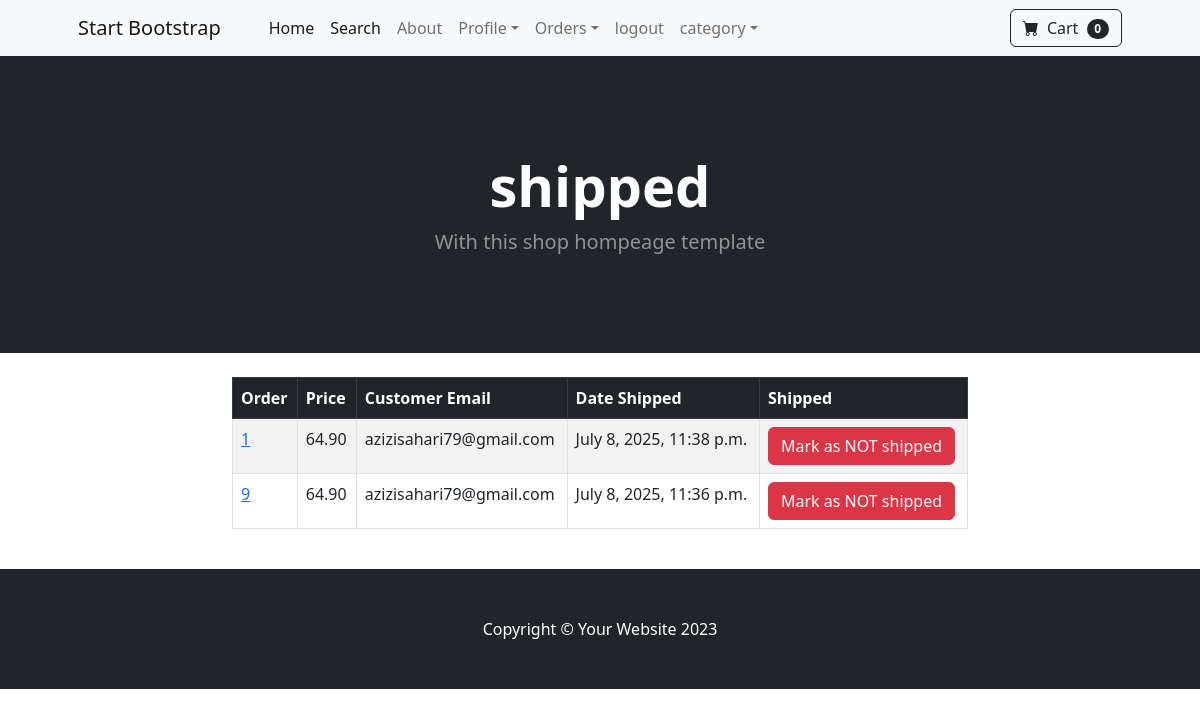
The page /payment/shipped_dash/ (signed in) on the database its author committed.
### payment/models.py (models this page shows, shortened)
class Order(models.Model):
    user =models.ForeignKey(User,on_delete=models.CASCADE, null = True,blank=True)
    full_name = models.CharField(max_length=255)
    email = models.EmailField(max_length=255)
    shipping_address = models.TextField(max_length=150000)
    amount_paid = models.DecimalField(max_digits=10,decimal_places=2)
    date_ordered = models.DateTimeField(auto_now_add=True)
    shipped =models.BooleanField(default=False)
    date_shipped = models.DateTimeField(blank=True,null=True)

### payment/views.py (the view)
# urls.py: path('shipped_dash/', views.shipped_dash, name="shipped_dash"),
def shipped_dash(request):
    if request.user.is_authenticated and request.user.is_superuser:
        order = Order.objects.filter(shipped=True)
        return render (request,"payment/shipped_dash.html",{"orders": order})
    else:
        messages.success(request,"access denied")
        return redirect ('home')

### cart/cart.py (called while the page is built)
    def __len__(self):
        return len(self.cart)

### cart/context_processors.py (called while the page is built)
def cart(request):
    return {
        'cart': Cart(request),
        'cart_items_count': len(Cart(request))  # Explicit count
    }

### payment/templates/payment/shipped_dash.html (shortened to what this page needs)
{% extends "base.html" %}
{%block content %}
        <header class="bg-dark py-5">
            <div class="container px-4 px-lg-5 my-5">
                <div class="text-center text-white">
                    <h1 class="display-4 fw-bolder">shipped</h1>
                    <p class="lead fw-normal text-white-50 mb-0">With this shop hompeage template</p>
                </div>
            </div>
        </header>
<br>
  <div class="container">
            <div class = "row">
                    <div class = "col-md-8 offset-md-2">
        <table class="table  table-striped table-hover table-bordered">
  <thead class="table table-dark">
    <tr>
      <th scope="col">Order</th>
      <th scope="col">Price</th>
      <th scope="col">Customer Email</th>
      <th scope="col">Date Shipped</th>
      <th scope="col">Shipped</th>
    </tr>
  </thead>
  <tbody>
    {% for item in orders%}
    <tr>
      <td><a href="{% url 'orders' item.id %}">{{ item.id }}</a></td>
      <td>{{ item.amount_paid}}</td>
      <td>{{ item.email}}</td>
      <td>{{ item.date_shipped}}</td>
     <td><form method='POST'>
            <button type="Submit" class="btn btn-danger">Mark as NOT shipped</button>
            </form>
        </td>
    </tr>
    {% endfor %}
  </tbody>
</table>
</div></div></div>
<br>
   {% endblock %}

### rows shown on the page
Order: id "1", amount_paid "64.90", email "azizisahari79@gmail.com", date_shipped "July 8, 2025, 11:38 p.m."
Order: id "9", amount_paid "64.90", email "azizisahari79@gmail.com", date_shipped "July 8, 2025, 11:36 p.m."

### other values the page prints
{{ cart_items_count }} "0"
